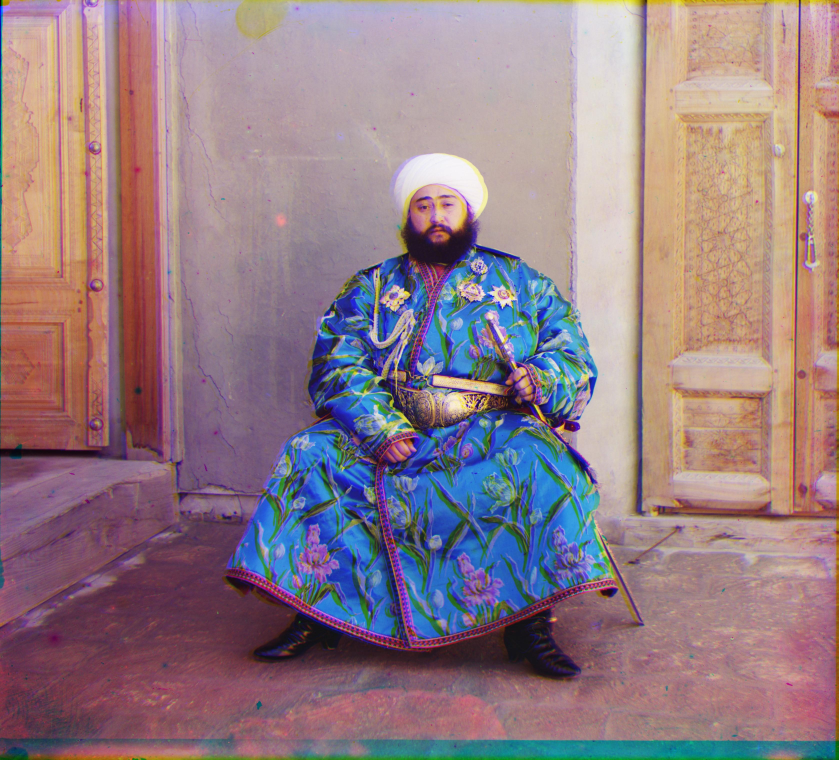
#> input picture 1/out/emir.jpg, 3353 x 3040 px, given in place of emir.tif, which was not available (shown at 1/4 size)
$ jupyter execute --allow-errors proj.ipynb
#> lines starting #> are read from the running program, lines starting #| are printed output that depends on the picture; pictures that were not available may be replaced by others from this repository, and a replacement may not be noted
[cell 1]
import numpy as np
import skimage as sk
import skimage.io as skio
import matplotlib.pyplot as plt

# name of the input file
imname = 'data/emir.tif'

# read in the image
im = skio.imread(imname)
#> im is the input picture: shape (3040, 3353, 3); mean R, G, B 147.8, 125.1, 132.8

# convert to double (might want to do this later on to save memory)
im = sk.img_as_float(im)

# compute the height of each part (just 1/3 of total)
height = np.floor(im.shape[0] / 3.0).astype(int)
#> height = 1013
b = im[:height]
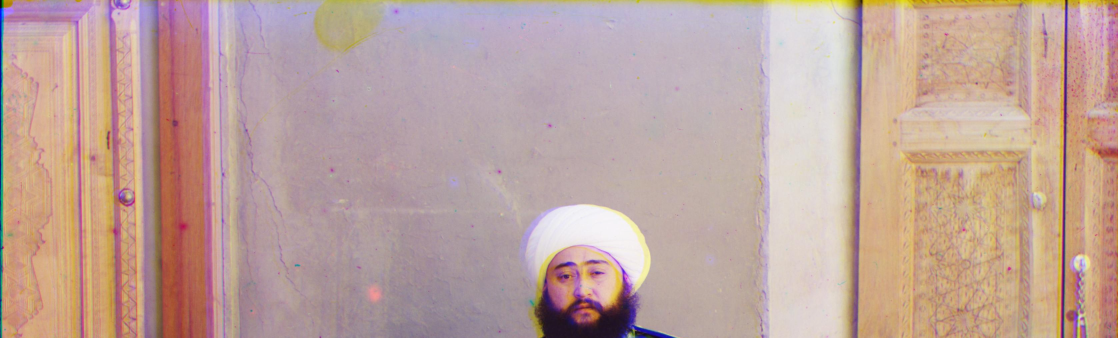
#> b: shape (1013, 3353, 3) float64 (shown at 1/3 size); mean R, G, B 0.749, 0.642, 0.613
g = im[height: 2*height]
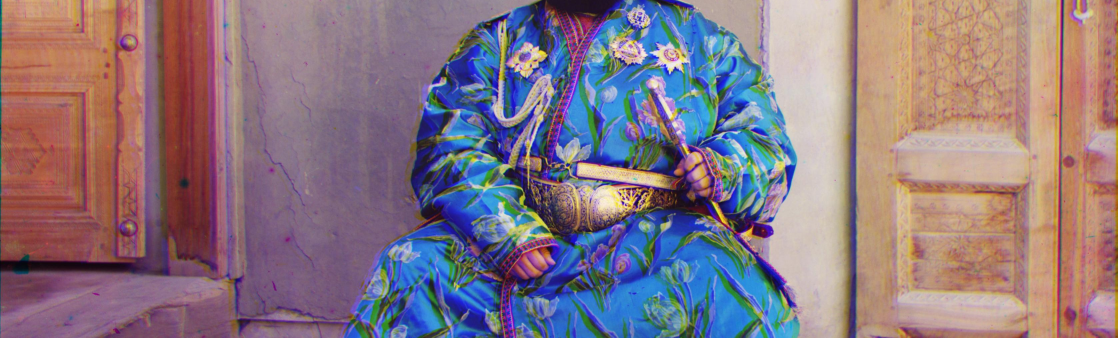
#> g: shape (1013, 3353, 3) float64 (shown at 1/3 size); mean R, G, B 0.539, 0.464, 0.508
r = im[2*height: 3*height]
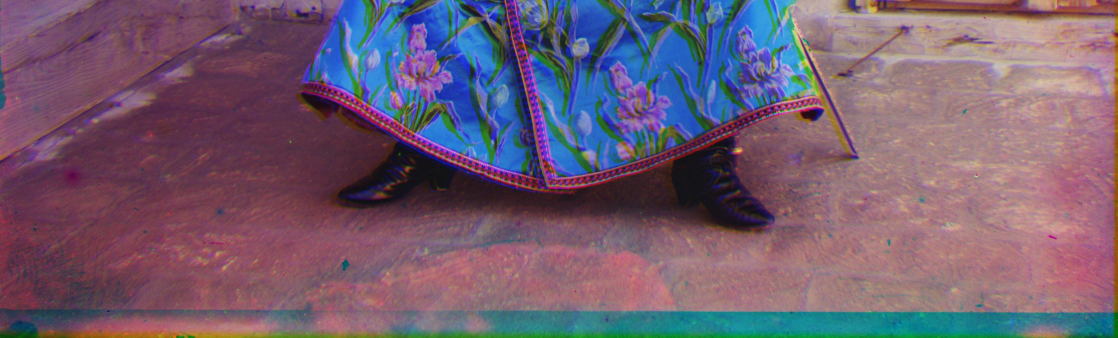
#> r: shape (1013, 3353, 3) float64 (shown at 1/3 size); mean R, G, B 0.451, 0.365, 0.441

import sys
np.set_printoptions(threshold=sys.maxsize)

[cell 2]
def preprocess(im, w_tol=0.95):
#> called with w_tol = 0.95
    col_means = im.mean(axis=0)
    cols = np.where(col_means < w_tol)[0]
#> cols = 10059 values from 0 to 3352
    left = cols.min()+10 if cols.any() and cols.min() < im.shape[1] * 0.1 else 0
#> left = 10
    right = cols.max()-10 if cols.any() and cols.max() > im.shape[1] * 0.9 else im.shape[1]-1
#> right = 3342
    im = im[:, left:right]
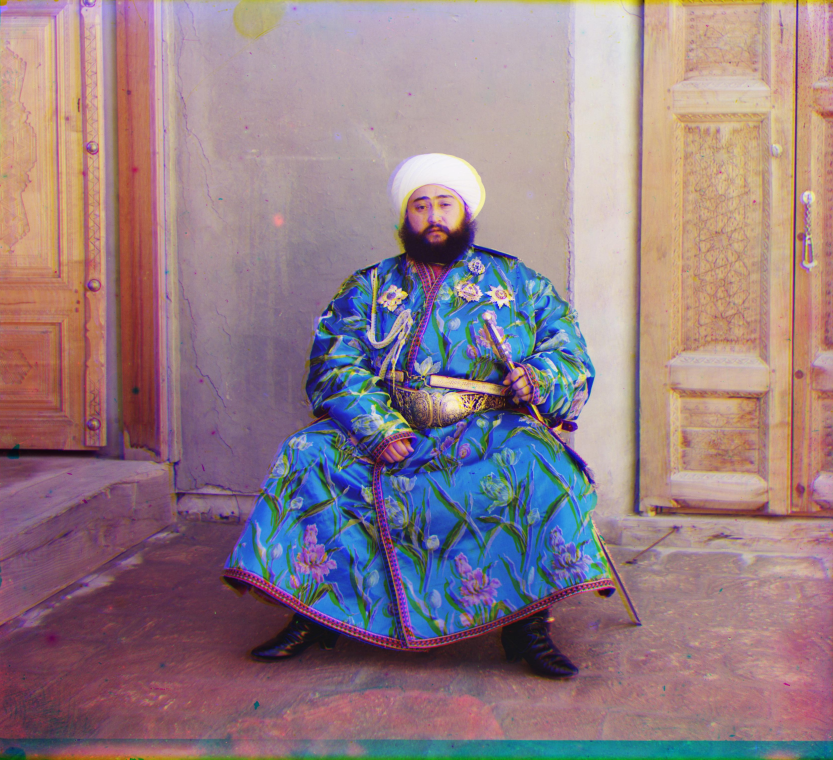
#> im: shape (3040, 3332, 3) float64 (shown at 1/4 size); mean of channels 0, 1, 2 0.58, 0.491, 0.522; drawn as R, G, B

    height = np.floor(im.shape[0] / 3.0).astype(int)
#> height = 1013
    b = im[:height]
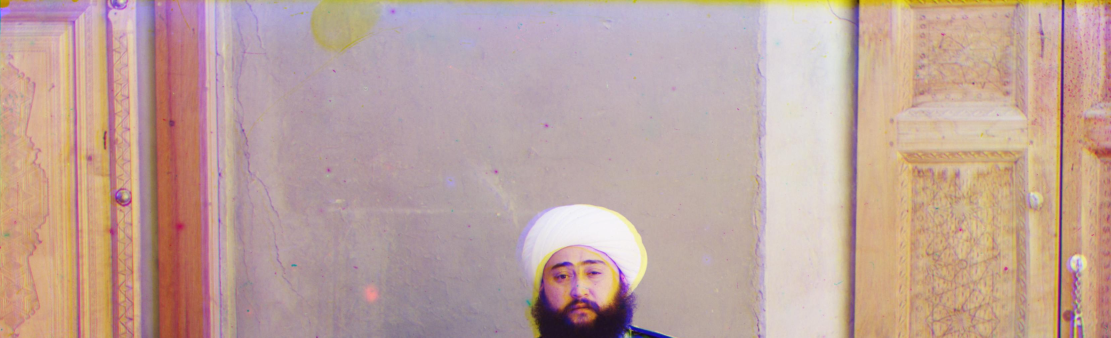
#> b: shape (1013, 3332, 3) float64 (shown at 1/3 size); mean of channels 0, 1, 2 0.751, 0.643, 0.614; drawn as R, G, B
    g = im[height: 2*height]
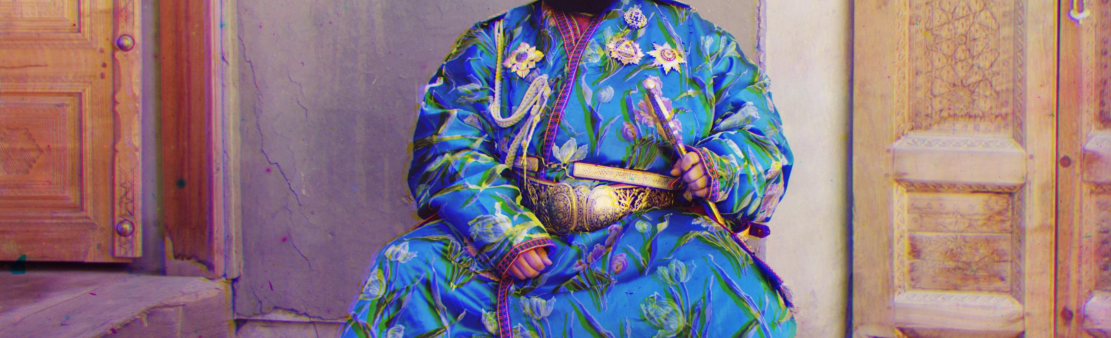
#> g: shape (1013, 3332, 3) float64 (shown at 1/3 size); mean of channels 0, 1, 2 0.539, 0.465, 0.51; drawn as R, G, B
    r = im[2*height: 3*height]
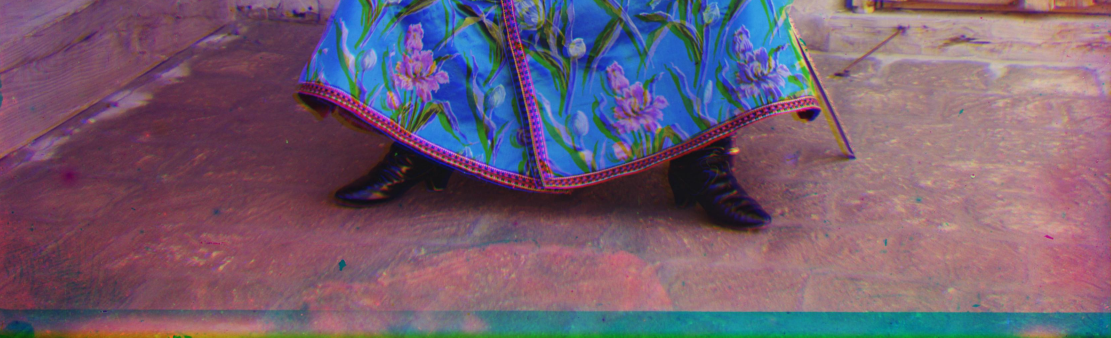
#> r: shape (1013, 3332, 3) float64 (shown at 1/3 size); mean of channels 0, 1, 2 0.451, 0.366, 0.443; drawn as R, G, B

    return r, g, b

def postprocess(im, tol=0.5, mag_min=0.2, mag_max=0.8):
    diff_rg = np.abs(im[:,:,0] - im[:,:,1])
    diff_rb = np.abs(im[:,:,0] - im[:,:,2])
    diff_gb = np.abs(im[:,:,1] - im[:,:,2])
    diff = diff_rg**2 + diff_rb**2 + diff_gb**2

    mag = im.mean(axis=2)
    diff = np.maximum(diff, (mag_min > mag) | (mag > mag_max))
    row_agree = diff.mean(axis=1)
    col_agree = diff.mean(axis=0)

    good_rows = np.where(row_agree < tol)[0]
    good_cols = np.where(col_agree < tol)[0]
    top, bottom = good_rows[0] if good_rows.any() else 0, good_rows[-1] if good_rows.any() else im.shape[0]-1
    left, right = good_cols[0] if good_cols.any() else 0, good_cols[-1] if good_cols.any() else im.shape[1]-1
    # Use percentage-based clipping instead of fixed margin
    clip_percent = 0.1
    row_margin = int(im.shape[0] * clip_percent)
    col_margin = int(im.shape[1] * clip_percent)
    top = min(top, row_margin)
    bottom = max(bottom, im.shape[0] - row_margin - 1)
    left = min(left, col_margin)
    right = max(right, im.shape[1] - col_margin - 1)
    cropped = im[top:bottom+1, left:right+1, :]
    return cropped

[cell 3]
from numpy.lib.stride_tricks import sliding_window_view

def gaussian_reduce(im):
    kernel = np.array([[1, 2, 1],
                       [2, 4, 2],
                       [1, 2, 1]], dtype=np.float32) / 16.0
    windows = sliding_window_view(im, kernel.shape)
    blurred = (windows * kernel).sum(axis=(-2, -1))
    return blurred[::2, ::2]

def align_one(base, im, search):
    best_dy = 0
    best_dx = 0
    min_error = float('inf')

    for dy in range(-search, search + 1):
        for dx in range(-search, search + 1):
            shifted_im = np.roll(np.roll(im, dy, axis=0), dx, axis=1)

            # Compute NCC only on the central 90% region (ignore outside 5%)
            h, w = base.shape
            y0, y1 = int(h * 0.05), int(h * 0.9)
            x0, x1 = int(w * 0.05), int(w * 0.9)
            region_base = base[y0:y1, x0:x1]
            region_shifted = shifted_im[y0:y1, x0:x1]
            norm_base = region_base / np.linalg.norm(region_base)
            norm_shifted = region_shifted / np.linalg.norm(region_shifted)
            error = -np.sum(norm_base * norm_shifted)

            if error < min_error:
                min_error = error
                best_dy = dy
                best_dx = dx

    return best_dx, best_dy

def align_pyramid(base, im, n=3):
#> pass 3 of the loop `for fname in os.listdir(input_dir):`:
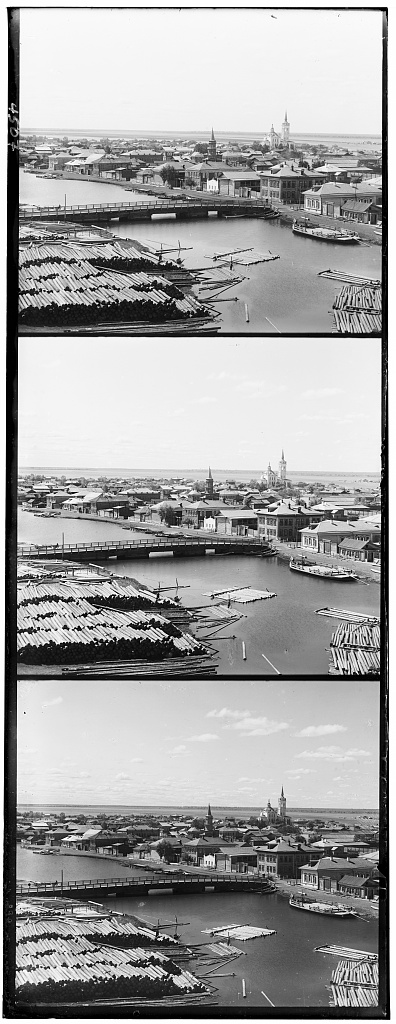
#> input picture 1/data/tobolsk.jpg, 396 x 1024 px
#> img is the input picture: shape (1024, 396); min 0, max 255, mean 161
#> after the loop in align_one, `for dy in range(-search, search + 1):`: best_dx = -1; best_dy = -4; min_error = -0.98
#> in align_small, `dx_g, dy_g = align_one(r, g, 15)`: dx_g = -1; dy_g = -4
#> after the loop in align_one (call 2), `for dy in range(-search, search + 1):`:
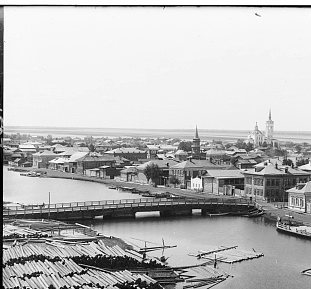
#> region_shifted: shape (289, 311) float64; min 0, max 1, mean 0.73
#> after the loop in align_one (call 2), `for dy in range(-search, search + 1):`: best_dx = -3; best_dy = -6; min_error = -0.976
#> in align_small, `dx_b, dy_b = align_one(r, b, 15)`: dx_b = -3; dy_b = -6
#> row_agree = 341 values, max 1.69 at index 334, min 0.164 at index 140, mean 0.632
#> col_agree = 366 values, max 1.06 at index 365, min 0.463 at index 3, mean 0.632
#> good_rows = 170 values from 126 to 324
#> good_cols = [3, 269, 270]
#> in postprocess, `top, bottom = good_rows[0] if good_rows.any() else 0, good_rows[-1] if..`: top = 126; bottom = 324
#> in postprocess, `left, right = good_cols[0] if good_cols.any() else 0, good_cols[-1] if..`: left = 3; right = 270
#> in postprocess, `top = min(top, row_margin)`: top = 34
#> in postprocess, `right = max(right, im.shape[1] - col_margin - 1)`: right = 329
#> `aligned, (dx_g, dy_g), (dx_b, dy_b) = align_small(img)`: dx_g = -1; dy_g = -4; dx_b = -3; dy_b = -6
#> `skio.imsave(outpath, (aligned * 255).astype(np.uint8))`:
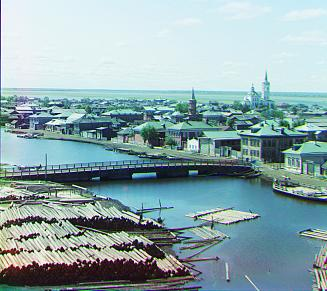
#> saved as tobolsk.jpg: shape (291, 327, 3); mean R, G, B 141.5, 167.5, 171
#| tobolsk.jpg -> tobolsk.jpg  (g: -1 -4 , b: -3 -6 )
    if n == 0:
        return align_one(base, im, search=10)
    reduced_base = gaussian_reduce(base)
    reduced_im = gaussian_reduce(im)
    dx, dy = align_pyramid(reduced_base, reduced_im, n - 1)
    dx *= 2
    dy *= 2
    shifted_im = np.roll(np.roll(im, dy, axis=0), dx, axis=1)
    dx2, dy2 = align_one(base, shifted_im, search=2)
    return dx + dx2, dy + dy2

def align_big(im):
    r, g, b = preprocess(im)
    dx_g, dy_g = align_pyramid(r, g, n=4)
    dx_b, dy_b = align_pyramid(r, b, n=4)
    aligned_g = np.roll(np.roll(g, dy_g, axis=0), dx_g, axis=1)
    aligned_b = np.roll(np.roll(b, dy_b, axis=0), dx_b, axis=1)
    aligned_im = np.dstack([r, aligned_g, aligned_b])
    return postprocess(aligned_im), (dx_g, dy_g), (dx_b, dy_b)

def align_small(im):
    r, g, b = preprocess(im)
    dx_g, dy_g = align_one(r, g, 15)
    dx_b, dy_b = align_one(r, b, 15)
    aligned_g = np.roll(np.roll(g, dy_g, axis=0), dx_g, axis=1)
    aligned_b = np.roll(np.roll(b, dy_b, axis=0), dx_b, axis=1)
    aligned_im = np.dstack([r, aligned_g, aligned_b])
    return postprocess(aligned_im), (dx_g, dy_g), (dx_b, dy_b)

#> (the rest of this cell did not finish here and is left out)

[cell 4]
import os

input_dir = 'data'
output_dir = 'out'
os.makedirs(output_dir, exist_ok=True)

for fname in os.listdir(input_dir):
    fpath = os.path.join(input_dir, fname)
    if fname != "tobolsk.jpg":
        continue
    img = skio.imread(fpath)
    img = sk.img_as_float(img)
    if img.shape[0] > 1500 or img.shape[1] > 1500:
        aligned, (dx_g, dy_g), (dx_b, dy_b) = align_big(img)
    else:
        aligned, (dx_g, dy_g), (dx_b, dy_b) = align_small(img)
    outname = os.path.splitext(fname)[0] + '.jpg'
    outpath = os.path.join(output_dir, outname)
    skio.imsave(outpath, (aligned * 255).astype(np.uint8))
    print(fname, "->", outname, " (g:", dx_g, dy_g, ", b:", dx_b, dy_b, ")")
